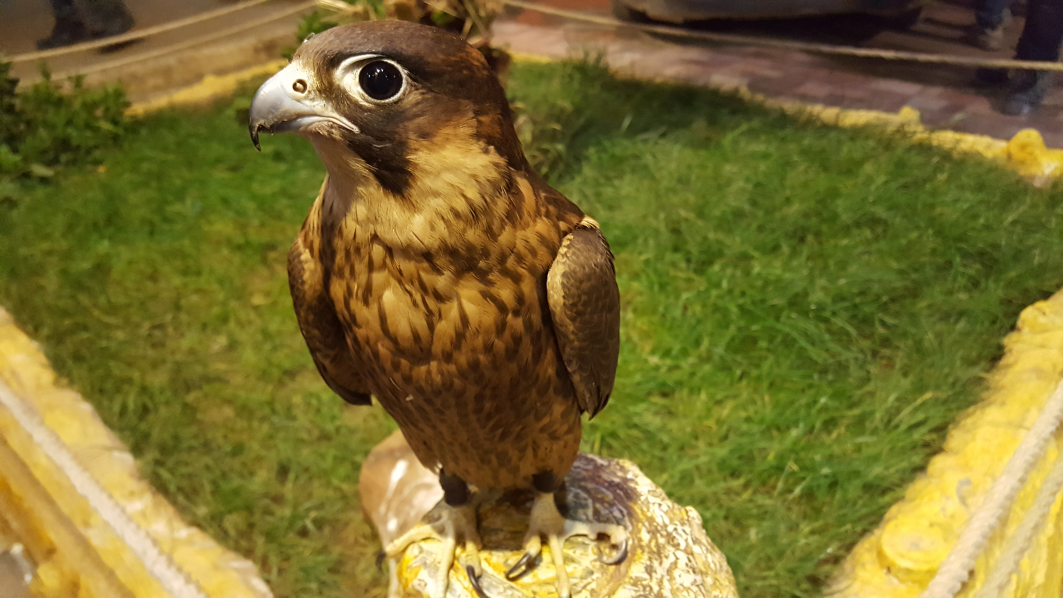
#> input picture workingWithImages/image.jpg, 5312 x 2988 px (shown at 1/5 size)
$ python addLogo.py image.jpg coOrdinatePIL.png
#> lines starting #> are read from the running program, lines starting #| are printed output that depends on the picture
from PIL import Image, ImageDraw
import os,sys

'''
Resizes all images in current working directory to fit
in a 300x300 square
'''
SQUARE_FIT_SIZE=300
LOGO_FIT_SIZE=20
BLANK_CANVAS_W=1920
BLANK_CANVAS_H=1080

def addLogo(logo_image,canvas_image='blank'):
    '''
    Input:
        logo_image: logo image that needs to be pasted/added on top of canvas\\
        canvas_image: default is white blank canvas of size(1920,1080), can set a particular image
    '''
#> called with logo_image = 'image.jpg', canvas_image = 'coOrdinatePIL.png'
    logoImage=Image.open(logo_image)
#> logoImage is the input picture: PIL image 5312x2988 RGB; mean R, G, B 122.6, 110.3, 48
    # resize logo image
    logoImage=logoImage.resize((LOGO_FIT_SIZE,LOGO_FIT_SIZE))
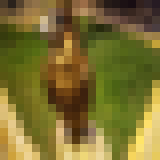
#> logoImage: PIL image 20x20 RGB (shown 8 times larger); mean R, G, B 122.6, 110.3, 47.9
    print('Resized logo image to -- ',(LOGO_FIT_SIZE,LOGO_FIT_SIZE))

    if canvas_image=='blank':
        canvasImage2=Image.new('RGBA',(BLANK_CANVAS_W,BLANK_CANVAS_H),'white')
        base_path=os.getcwd()+'/'
        file_name='whiteCanvas'
    else:
        # work on image filename
        path_=os.path.abspath(canvas_image).split('/')
        file_name=path_[-1].split('.')[0] # without ext
        base_path='/'.join(path_[:-1])+'/'
        canvasImage=Image.open(canvas_image)
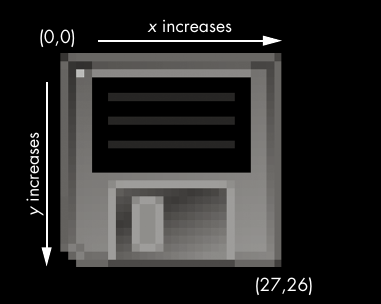
#> input picture workingWithImages/coOrdinatePIL.png, 381 x 304 px
#> canvasImage is the input picture: PIL image 381x304 RGB; mean R, G, B 36.5, 36, 35.2
        W,H=canvasImage.size
#> W = 381; H = 304
        # don't want to make original image messy
        canvasImage2=canvasImage.copy()

    # resize images
    # keep in mind that resize takes only int arguments >> int()
    canvasW,canvasH=canvasImage2.size
#> canvasW = 381; canvasH = 304
    if canvasH>canvasW and canvasH>SQUARE_FIT_SIZE:
        resizedH=SQUARE_FIT_SIZE
        resize_factor=resizedH/canvasH
        resizedW=int(canvasW*resize_factor)
        resizedH=int(resizedH)
    if canvasH<canvasW and canvasW>SQUARE_FIT_SIZE:
        resizedW=SQUARE_FIT_SIZE
        resize_factor=resizedW/canvasW
#> resize_factor = 0.787
        resizedH=int(canvasH*resize_factor)
#> resizedH = 239
        resizedW=int(resizedW)

    canvasImage2=canvasImage2.resize((resizedW,resizedH))
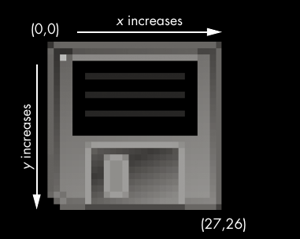
#> canvasImage2: PIL image 300x239 RGB; mean R, G, B 36.6, 36.1, 35.4
    print('Resized image size -- ',(resizedW,resizedH))
#| Resized image size --  (300, 239)
    # paste logo on top left
    '''
    Remember that the paste() method will not paste
    the transparency pixels if you do not pass the logoIm for the third argument
    as well.
    '''
#> (the run stopped early here; a loop or call above may not have finished)
